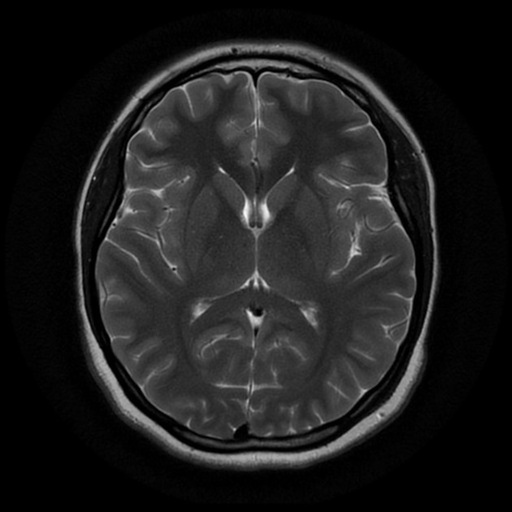
#> input picture BackupDataset/Exercises/2.jpg, 512 x 512 px; the run also reads 1 picture not shown here
$ jupyter execute --allow-errors Image_Preprocessing_Training.ipynb   (older library calls are emulated)
#> lines starting #> are read from the running program, lines starting #| are printed output that depends on the picture
[cell 1]
import matplotlib.pyplot as plt
import os, sys
import cv2
import PIL
import os.path
from PIL import Image, ImageOps
from skimage import color, io
import scipy.ndimage as ndi

[cell 2]
dir = os.getcwd()

[cell 3]
os.listdir(dir)

[cell 4]
img = plt.imread("2.jpg")
#> img is the input picture: shape (512, 512, 3); min 0, max 247, mean 29.7
plt.imshow(img, cmap='gray')
type(img)

[cell 5]
img_gray = color.rgb2gray(img)/256
plt.imshow(img_gray)
img_gray.shape
#> Out = (512, 512)

[cell 6]
img_base = plt.imread('2.jpg')
print(img_base.shape)
#| (512, 512, 3)
plt.imshow(img_base)

[cell 7]
# Transformation
img_base = Image.open('2.jpg')
try:
    gray_image = ImageOps.grayscale(img_base)
    img = gray_image.resize((224,224), PIL.Image.ANTIALIAS)
#> img: PIL image 224x224 L
    img.save('2_1.jpg', quality=95)
except ValueError:
    print("There is something wrong")

[cell 8]
type(img_base)

[cell 9]
img_new = plt.imread('2_1.jpg')
#> img_new: shape (224, 224); min 0, max 249, mean 29.7
print(img_new.shape)
#| (224, 224)
plt.imshow(img_new)

[cell 10]
img3 = io.imread("3.jpg")
type(img3)

[cell 11]
# Smooth "im" with Gaussian filters
im_s1 = ndi.gaussian_filter(img_base, sigma=1)
im_s3 = ndi.gaussian_filter(img_base, sigma=3)
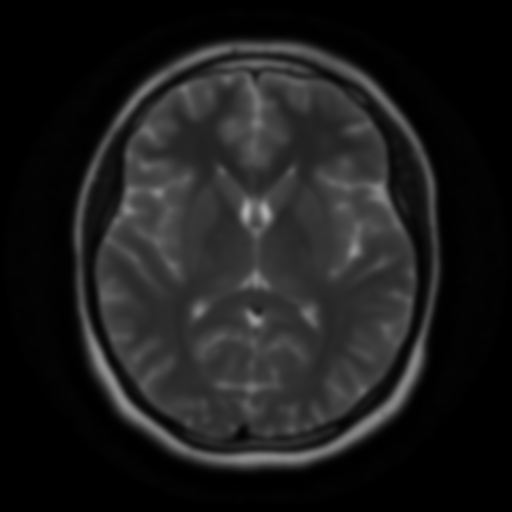
#> im_s3: shape (512, 512, 3); min 0, max 177, mean 28.9

# Draw bone masks of each image
fig, axes = plt.subplots(1,3, figsize=(12,6))
axes[0].imshow(img_base)
axes[0].set_title("Base")
axes[1].imshow(im_s1)
axes[1].set_title("sigma=1")
axes[2].imshow(im_s3)
axes[2].set_title("sigma=3")
plt.show()
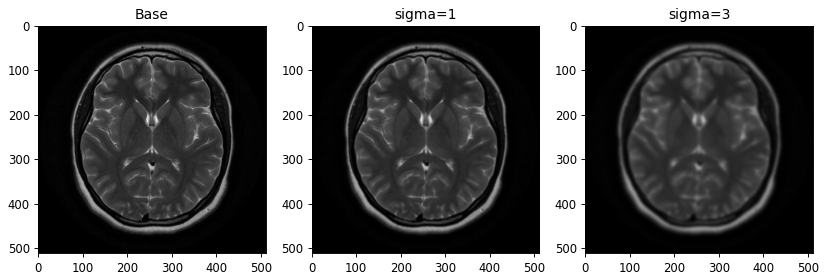
#> figure drawn by matplotlib, 3 panels
